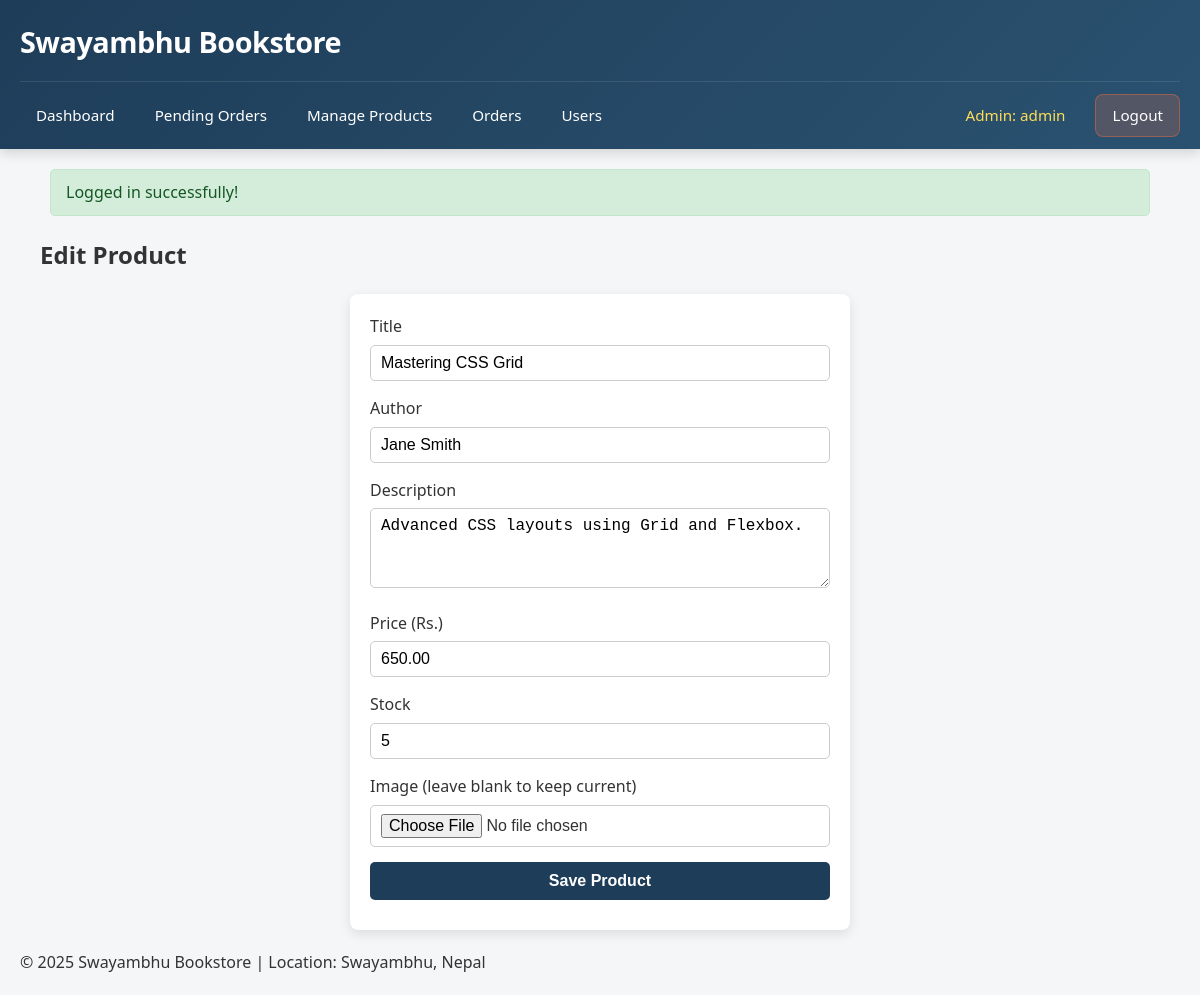
The app's page /admin/edit-product.php?id=2 (signed in) with its own data.
### tables this page shows
CREATE TABLE IF NOT EXISTS users (
  id INT AUTO_INCREMENT PRIMARY KEY,
  username VARCHAR(50) NOT NULL,
  email VARCHAR(150) NOT NULL UNIQUE,
  password VARCHAR(255) NOT NULL,
  is_admin TINYINT(1) DEFAULT 0,
  created_at DATETIME DEFAULT CURRENT_TIMESTAMP
);

CREATE TABLE IF NOT EXISTS products (
  id INT AUTO_INCREMENT PRIMARY KEY,
  title VARCHAR(255) NOT NULL,
  author VARCHAR(255) DEFAULT '',
  description TEXT,
  price DECIMAL(10,2) NOT NULL DEFAULT 0,
  stock INT NOT NULL DEFAULT 0,
  image VARCHAR(255) DEFAULT '',
  created_at DATETIME DEFAULT CURRENT_TIMESTAMP
);

### functions.php (called while the page is built, shortened)
<?php
function e($s){ return htmlspecialchars($s, ENT_QUOTES, 'UTF-8'); }
function flash_get($key){
    if(isset($_SESSION['flash'][$key])){
        $v = $_SESSION['flash'][$key];
        return $v;
    }
    return null;
}
?>

### admin/edit-product.php (the view, shortened to what this page needs)
<?php
require_once '../functions.php';
$conn = db_connect();
$id = isset($_GET['id']) ? (int)$_GET['id'] : 0;
$res = mysqli_query($conn, "SELECT * FROM products WHERE id={$id} LIMIT 1");
if (!$p = mysqli_fetch_assoc($res)) {
    flash_set('error', 'Product not found.');
    redirect('products.php');
}
include '../includes/header.php';
?>
<section class="container">
  <h2>Edit Product</h2>
  <form method="post" enctype="multipart/form-data" class="admin-form">
    <label>Title</label>
    <input class="input" name="title" value="<?php echo e($p['title']); ?>" required>
    <label>Author</label>
    <input class="input" name="author" value="<?php echo e($p['author']); ?>" required>
    <label>Description</label>
    <textarea class="input" name="description"><?php echo e($p['description']); ?></textarea>
    <label>Price (Rs.)</label>
    <input class="input" name="price" value="<?php echo e($p['price']); ?>" type="number" step="0.01" min="0" required>
    <label>Stock</label>
    <input class="input" name="stock" value="<?php echo e($p['stock']); ?>" type="number" min="0" required>
    <label>Image (leave blank to keep current)</label>
    <input class="input" type="file" name="image" accept="image/*">
    <button class="input btn-add" type="submit">Save Product</button>
  </form>
</section>
<?php include '../includes/footer.php'; ?>

### includes/header.php (shortened to what this page needs)
<?php
require_once __DIR__ . '/../functions.php';
$user_name = '';
$is_admin = false;
if(is_logged_in() && isset($conn)) {
    $uid = (int)$_SESSION['user_id'];
    $res_user = mysqli_query($conn, "SELECT username, email FROM users WHERE id={$uid} LIMIT 1");
    if($row_user = mysqli_fetch_assoc($res_user)) {
        $user_name = $row_user['username'];
        $user_email = $row_user['email'];
        if($user_email === 'admin@example.com') {
            $is_admin = true;
        }
    }
}
?>
<!doctype html>
<html lang="en">
<head>
<link rel="stylesheet" href="<?php echo BASE_URL; ?>styles.css?v=<?php echo time(); ?>">
<link rel="stylesheet" href="<?php echo BASE_URL; ?>css/override.css?v=<?php echo time(); ?>">
</head>
<body>
<header class="site-header">
  <div class="header-container">
    <div class="header-top">
      <h1 class="brand">
        <a href="<?php echo $is_admin ? BASE_URL . 'admin/dashboard.php' : BASE_URL . 'index.php'; ?>">
          <?php echo e(SITE_TITLE); ?>
        </a>
      </h1>
    </div>
    <nav class="main-nav">
      <?php if($is_admin): ?>
        <a href="<?php echo BASE_URL; ?>admin/dashboard.php">Dashboard</a>
        <a href="<?php echo BASE_URL; ?>admin/pending-orders.php" style="position: relative;">
          Pending Orders
        </a>
        <a href="<?php echo BASE_URL; ?>admin/products.php">Manage Products</a>
        <a href="<?php echo BASE_URL; ?>admin/orders.php">Orders</a>
        <a href="<?php echo BASE_URL; ?>admin/users.php">Users</a>
        <?php if($user_name): ?><span class="user-name">Admin: <?php echo e($user_name); ?></span><?php endif; ?>
        <a href="<?php echo BASE_URL; ?>logout.php" class="btn-logout">Logout</a>
      <?php endif; ?>
    </nav>
  </div>
</header>
<main class="container">
<?php
if(function_exists('flash_get')) {
    if($msg=flash_get('success')) echo "<div class='flash success'>".e($msg)."</div>";
}
?>

### styles.css (style rules this page uses)
* { box-sizing: border-box; margin: 0; padding: 0; }
body { font-family: 'Segoe UI', Tahoma, Geneva, Verdana, sans-serif; background-color: #f4f6f8; color: #333; line-height: 1.6; }
.site-header { background: linear-gradient(135deg, #1e3d59 0%, #2a5270 100%); color: #fff; box-shadow: 0 4px 12px rgba(0, 0, 0, 0.15); position: sticky; top: 0; z-index: 1000; }
.header-container { max-width: 1400px; margin: 0 auto; padding: 0 20px; }
.header-top { display: flex; align-items: center; gap: 30px; padding: 15px 0; border-bottom: 1px solid rgba(255, 255, 255, 0.1); }
.brand { margin: 0; white-space: nowrap; }
.brand a { color: #fff; text-decoration: none; font-size: 1.8rem; font-weight: 700; letter-spacing: -0.5px; transition: opacity 0.3s ease; }
.main-nav { display: flex; align-items: center; gap: 8px; padding: 12px 0; }
.main-nav a { color: #fff; text-decoration: none; padding: 8px 16px; border-radius: 8px; font-weight: 500; font-size: 0.95rem; transition: all 0.3s ease; white-space: nowrap; }
.user-name { color: #ffdd57; font-weight: 500; font-size: 0.9rem; padding: 0 12px; white-space: nowrap; }
.btn-logout { background: rgba(255, 110, 64, 0.2); border: 1px solid rgba(255, 110, 64, 0.4); }
.flash { max-width: 1100px; margin: 15px auto; padding: 10px 15px; border-radius: 5px; font-weight: 500; }
.flash.success { background-color: #d4edda; color: #155724; border: 1px solid #c3e6cb; }
.container { max-width: 1100px; margin: 20px auto; padding: 0 20px; }
form input.input, form textarea.input, form select.input, form button.input { width: 100%; padding: 8px 10px; margin-bottom: 10px; border-radius: 5px; border: 1px solid #ccc; font-size: 1rem; }
form button.input { background-color: #1e3d59; color: #fff; border: none; cursor: pointer; }
.user-name { color: #ffdd57; margin-right: 10px; font-weight: 500; font-size: 0.95rem; }

### css/override.css (style rules this page uses)
.header-container { display: block !important; }
.container { max-width: 1400px !important; }

### admin/edit-product.php (style rules this page uses)
.admin-form { max-width: 500px; margin: 20px auto; background: #fff; padding: 20px; border-radius: 8px; box-shadow: 0 4px 12px rgba(0,0,0,0.1); }
.admin-form label { display: block; margin-bottom: 5px; font-weight: 500; }
.admin-form input.input, .admin-form textarea.input { width: 100%; padding: 8px 10px; margin-bottom: 15px; border-radius: 5px; border: 1px solid #ccc; font-size: 1rem; }
.admin-form textarea.input { min-height: 80px; }
.admin-form button.btn-add { background-color: #1e3d59; color: #fff; padding: 10px 20px; font-size: 1rem; font-weight: bold; border: none; border-radius: 5px; cursor: pointer; transition: background-color 0.3s; }

### records on screen
users: username "admin"
products: title "Mastering CSS Grid", author "Jane Smith", description "Advanced CSS layouts using Grid and Flexbox.", price "650.00", stock "5"

### other values on screen
SITE_TITLE "Swayambhu Bookstore"
$msg "Logged in successfully!"
SITE_LOCATION "Swayambhu, Nepal"
